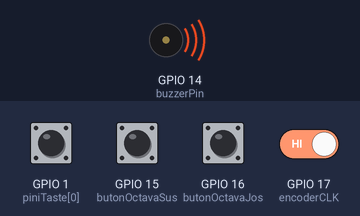
A sketch run on a simulated ESP32. Shown: buzzer (waves = sounding). The test bench sets the inputs (shaded band); at power-on: GPIO 1 (piniTaste[0]), GPIO 15 (butonOctavaSus), GPIO 16 (butonOctavaJos), GPIO 17 (encoderCLK) HIGH. What the sketch prints to the serial monitor is not drawn.

Above: at 3.9 s.
4.0 s: GPIO 15 (butonOctavaSus) pulled LOW for 0.15 s
At 5.1 s:
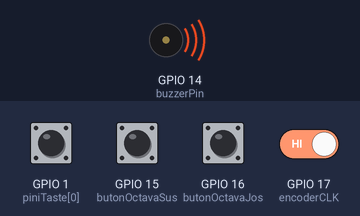
5.6 s: GPIO 16 (butonOctavaJos) pulled LOW for 0.15 s
At 6.2 s:
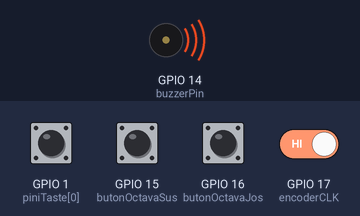
Timing chart, 0 to 8.6 s (numbered marks = the images above; inputs shaded):
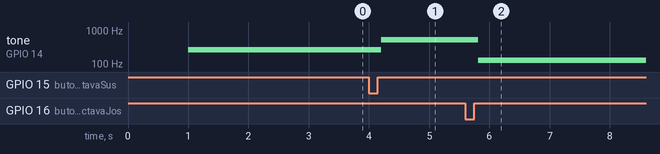

The sketch:

c32esp.ino
```cpp
int piniTaste[] = {1, 2, 4, 5, 6, 7, 8, 9, 10, 11, 12, 13};
const int numarTaste = 12;

const int buzzerPin = 14;


const int butonOctavaSus = 15;
const int butonOctavaJos = 16;
int deplasareOctava = 0;


const int encoderCLK = 17;
const int encoderDT  = 18;
int volum = 5;
int stareUltimaCLK;


int frecventeBase[] = {
  262,
  294,
  330,
  349,
  392,
  440,
  494,
  523,
  587,
  659,
  698,
  784
};

void setup() {
  Serial.begin(115200);
  delay(1000);

  pinMode(buzzerPin, OUTPUT);

  pinMode(butonOctavaSus, INPUT_PULLUP);
  pinMode(butonOctavaJos, INPUT_PULLUP);


  pinMode(encoderCLK, INPUT);
  pinMode(encoderDT, INPUT);
  stareUltimaCLK = digitalRead(encoderCLK);

  Serial.println("Sintetizatorul a pornit! Pregătit de cântat...");
}

void loop() {

  if (digitalRead(butonOctavaSus) == LOW) {
    deplasareOctava = 1;
    Serial.println("Octavă sus!");
    delay(200);
  }
  if (digitalRead(butonOctavaJos) == LOW) {
    deplasareOctava = -1;
    Serial.println("Octavă jos!");
    delay(200);
  }


  int stareCurentaCLK = digitalRead(encoderCLK);
  if (stareCurentaCLK != stareUltimaCLK) {
    if (digitalRead(encoderDT) != stareCurentaCLK) {
      volum++;
      if (volum > 10) volum = 10;
    } else {
      volum--;
      if (volum < 0) volum = 0;

    }
    Serial.print("Volum setat la: "); Serial.println(volum);
  }
  stareUltimaCLK = stareCurentaCLK;


  bool tastaApasata = false;

  for (int i = 0; i < numarTaste; i++) {

    int valoareTouch = touchRead(piniTaste[i]);


    if (valoareTouch < 40000) {

      int frecventaFinala = frecventeBase[i];
      if (deplasareOctava == 1)  frecventaFinala *= 2;
      if (deplasareOctava == -1) frecventaFinala /= 2;
      if (volum > 0) {
        tone(buzzerPin, frecventaFinala);
      } else {
        noTone(buzzerPin);
      }

      Serial.print("Tasta "); Serial.print(i + 1); Serial.println(" apăsată.");
      tastaApasata = true;
      break;
    }
  }

  if (!tastaApasata) {
    noTone(buzzerPin);
  }

  delay(20);
}
```

Measured:
- after the input at 4.0 s, tone on GPIO 14 (buzzerPin): 262 Hz → 524 Hz after 0.21 s
- after the input at 5.6 s, tone on GPIO 14 (buzzerPin): 524 Hz → 131 Hz after 0.22 s
